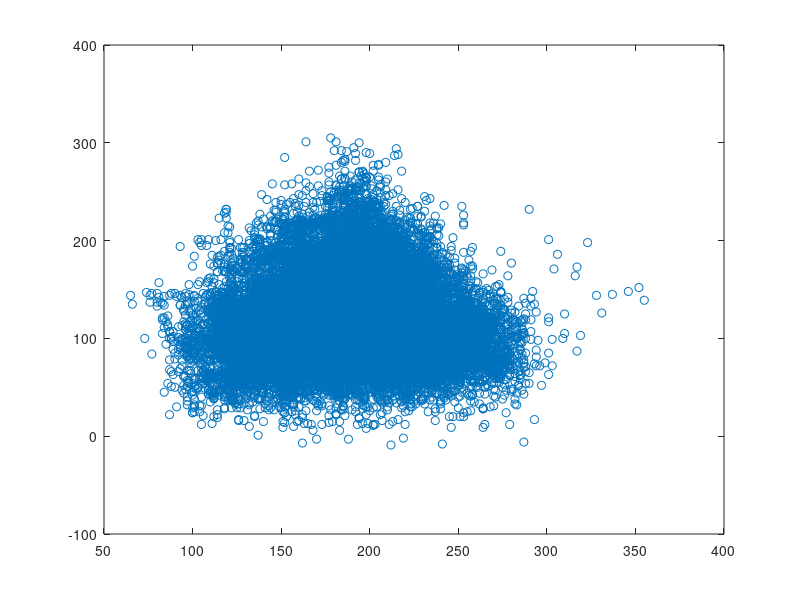

MATLAB code to generate this figure:
clear all;
close all;
load data_points.mat

[r,c,p] = size(data);
points = zeros(0,2);

index = 1;

for i = 1:r
    for ip = 1:p
       
        points(index,1) = data(i,1,ip);
        points(index,2) = data(i,2,ip);
        index = index + 1;
    end
end

plot(points(:,1),points(:,2), 'o')